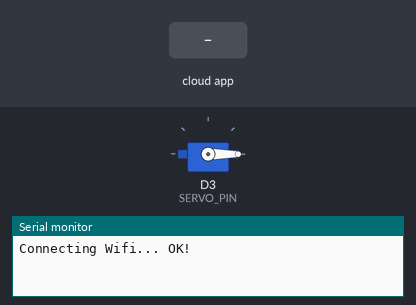
This sketch was run on a simulated ESP8266 (NodeMCU). Shown: servo, the last lines printed to the serial monitor. Inputs (shaded band) come from the test bench. WiFi joins after 1.5 s; servers stay silent unless stated; network time is answered at once with the bench clock; the local clock reads 2024-03-15 10:24:30 at power-on unless the sketch sets it; no MQTT or app messages arrive unless stated.

Above: at 2.7 s.
2.8 s: the phone or cloud app sets onoff to ON
At 3.9 s:
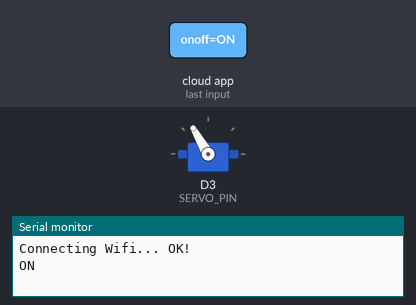
Timing chart, 0 to 9.3 s (numbered marks = the images above; inputs shaded):
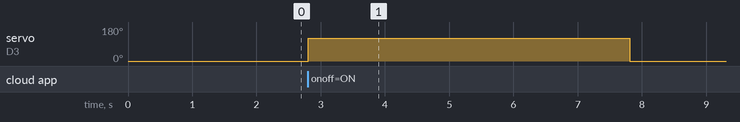

The sketch:

PetFeeder.ino
```cpp
#include <ESP8266WiFi.h>
#include "Adafruit_MQTT.h"
#include "Adafruit_MQTT_Client.h"
#include<Servo.h>
#include <NTPClient.h>
#include <WiFiUdp.h>

#include <Wire.h>

WiFiUDP ntpUDP;
NTPClient timeClient(ntpUDP, "pool.ntp.org", 19800,60000);

Servo servo;

#define WIFI_SSID "Redmi"
#define WIFI_PASS "devansh1"

#define MQTT_SERV "io.adafruit.com"
#define MQTT_PORT 1883
#define MQTT_NAME "devansh1"
#define MQTT_PASS "aio_xMAV53joO7Neye8iWq0aAM7pRUtx"

int SERVO_PIN = D3;    // The pin which the servo is attached to
int CLOSE_ANGLE = 0;  // The closing angle of the servo motor arm
int OPEN_ANGLE = 120;  // The opening angle of the servo motor arm
int  hh, mm, ss;
int feed_hour = 0;
int feed_minute = 0;

//Set up MQTT and WiFi clients
WiFiClient client;
Adafruit_MQTT_Client mqtt(&client, MQTT_SERV, MQTT_PORT, MQTT_NAME, MQTT_PASS);

//Set up the feed you're subscribing to
Adafruit_MQTT_Subscribe onoff = Adafruit_MQTT_Subscribe(&mqtt, MQTT_NAME "/f/onoff");
boolean feed = true; // condition for alarm

void setup()
{
  Serial.begin(9600);
  timeClient.begin();
  Wire.begin(D2, D1);


  //Connect to WiFi
  Serial.print("\n\nConnecting Wifi... ");
  WiFi.begin(WIFI_SSID, WIFI_PASS);
  while (WiFi.status() != WL_CONNECTED)
  {
    delay(500);
  }

  Serial.println("OK!");

  //Subscribe to the onoff feed
  mqtt.subscribe(&onoff);
  servo.attach(SERVO_PIN);
  servo.write(CLOSE_ANGLE);


}

void loop()
{
   MQTT_connect();
   timeClient.update();
   hh = timeClient.getHours();
   mm = timeClient.getMinutes();
   ss = timeClient.getSeconds();


  Adafruit_MQTT_Subscribe * subscription;
  while ((subscription = mqtt.readSubscription(5000)))
  {

    if (subscription == &onoff)
    {
      //Print the new value to the serial monitor
      Serial.println((char*) onoff.lastread);

    if (!strcmp((char*) onoff.lastread, "ON"))
      {

        open_door();
        delay(5000);
        close_door();
       }
      if (!strcmp((char*) onoff.lastread, "morning"))
      {
        feed_hour = 10;
        feed_minute = 30;
      }
      if (!strcmp((char*) onoff.lastread, "afternoon"))
      {
        feed_hour = 13;
        feed_minute = 30;
      }
      if (!strcmp((char*) onoff.lastread, "evening"))
      {
        feed_hour = 18;
        feed_minute = 30;
      }
     }
   }
   if( hh == feed_hour && mm == feed_minute &&feed==true) //Comparing the current time with the Feed time

    {
      open_door();
      delay(5000);
      close_door();
      feed= false;
      }
}

void MQTT_connect()
{
  int8_t ret;

  // Stop if already connected.
  if (mqtt.connected())
  {
    return;
  }

  uint8_t retries = 3;
  while ((ret = mqtt.connect()) != 0) // connect will return 0 for connected
  {

       mqtt.disconnect();
       delay(5000);  // wait 5 seconds
       retries--;
       if (retries == 0)
       {
         // basically die and wait for WDT to reset me
         while (1);
       }
  }

}

void open_door(){

  servo.write(OPEN_ANGLE);   // Send the command to the servo motor to open the trap door
}

void close_door(){

  servo.write(CLOSE_ANGLE);   // Send the command to the servo motor to close the trap door
}
```

Measured:
- after the input at 2.8 s, servo on D3 (SERVO_PIN): 0° → 120° at once, → 0° 5.0 s later
